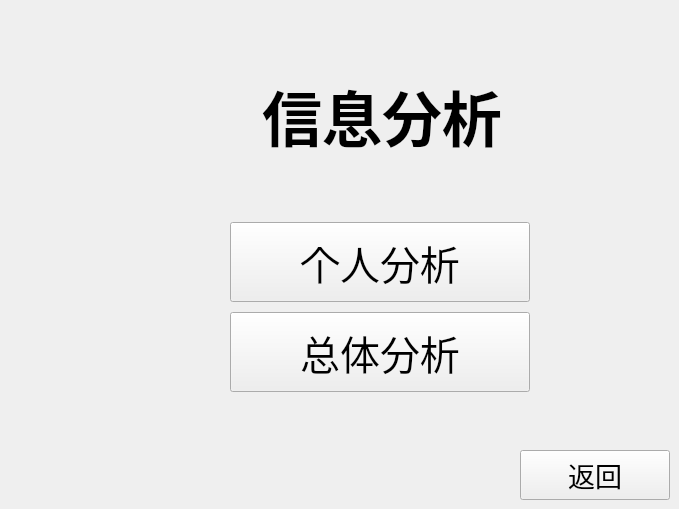
     <widget class="QWidget" name="AnalysisPage">
      <widget class="QPushButton" name="AnalysisExitButton">
       <property name="geometry">
        <rect>
         <x>520</x>
         <y>450</y>
         <width>150</width>
         <height>50</height>
        </rect>
       </property>
       <property name="minimumSize">
        <size>
         <width>150</width>
         <height>50</height>
        </size>
       </property>
       <property name="maximumSize">
        <size>
         <width>150</width>
         <height>50</height>
        </size>
       </property>
       <property name="font">
        <font>
         <family>幼圆</family>
         <pointsize>20</pointsize>
        </font>
       </property>
       <property name="text">
        <string>返回</string>
       </property>
      </widget>
      <widget class="QWidget" name="layoutWidget">
       <property name="geometry">
        <rect>
         <x>230</x>
         <y>40</y>
         <width>304</width>
         <height>354</height>
        </rect>
       </property>
       <layout class="QVBoxLayout" name="verticalLayout_16">
        <property name="spacing">
         <number>30</number>
        </property>
        <item>
         <widget class="QLabel" name="AnalysisTitleLabel">
          <property name="minimumSize">
           <size>
            <width>6</width>
            <height>150</height>
           </size>
          </property>
          <property name="maximumSize">
           <size>
            <width>500</width>
            <height>150</height>
           </size>
          </property>
          <property name="font">
           <font>
            <pointsize>45</pointsize>
            <bold>true</bold>
           </font>
          </property>
          <property name="text">
           <string>信息分析</string>
          </property>
          <property name="alignment">
           <set>Qt::AlignmentFlag::AlignCenter</set>
          </property>
         </widget>
        </item>
        <item>
         <layout class="QVBoxLayout" name="verticalLayout_6">
          <property name="spacing">
           <number>10</number>
          </property>
          <item>
           <widget class="QPushButton" name="AnalysisPersonalButton">
            <property name="minimumSize">
             <size>
              <width>300</width>
              <height>80</height>
             </size>
            </property>
            <property name="maximumSize">
             <size>
              <width>300</width>
              <height>80</height>
             </size>
            </property>
            <property name="font">
             <font>
              <family>幼圆</family>
              <pointsize>30</pointsize>
             </font>
            </property>
            <property name="text">
             <string>个人分析</string>
            </property>
           </widget>
          </item>
          <item>
           <widget class="QPushButton" name="AnalysisTotalButton">
            <property name="minimumSize">
             <size>
              <width>300</width>
              <height>80</height>
             </size>
            </property>
            <property name="maximumSize">
             <size>
              <width>300</width>
              <height>80</height>
             </size>
            </property>
            <property name="font">
             <font>
              <family>幼圆</family>
              <pointsize>30</pointsize>
             </font>
            </property>
            <property name="text">
             <string>总体分析</string>
            </property>
           </widget>
          </item>
         </layout>
        </item>
       </layout>
      </widget>
     </widget>
